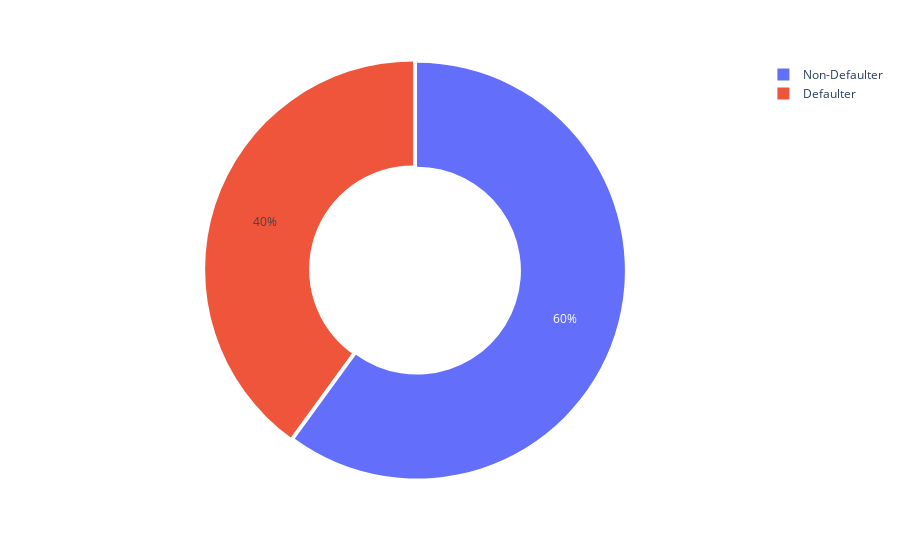

Here is the notebook cell this chart was saved with:
### Markdown cell above
Let me check How many people defaulted on loan.

### Code cell
temp_df = eda_df.loan_default.value_counts()
fig = px.pie(temp_df,names=['Non-Defaulter','Defaulter'],values = 'loan_default',hole = 0.5)
fig.update_traces(pull=0.01)
fig.show()

### Figure 1 — Plotly figure (JSON) as saved in the notebook; plotly's stock layout.template omitted (floating-point values rounded to 4 significant figures)
{"data": [{"domain": {"x": [0.0, 1.0], "y": [0.0, 1.0]}, "hole": 0.5, "hovertemplate": "label=%{label}<br>loan_default=%{value}<extra></extra>", "labels": ["Non-Defaulter", "Defaulter"], "legendgroup": "", "name": "", "pull": 0.01, "showlegend": true, "type": "pie", "values": [4200, 2800]}], "layout": {"legend": {"tracegroupgap": 0}, "margin": {"t": 60}}}
